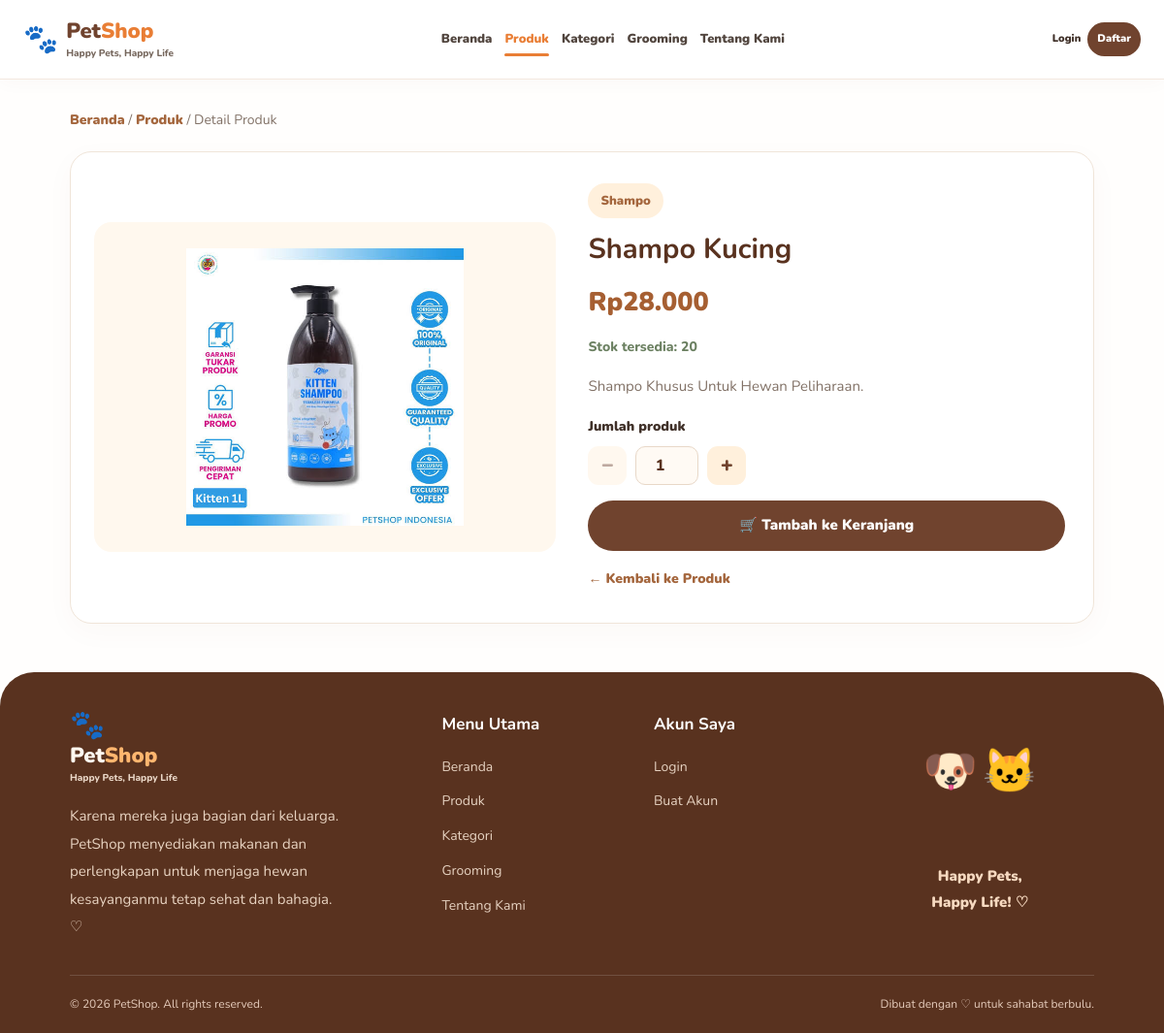
Page /detail.php?id=14 on the committed database.
### tables this page shows
CREATE TABLE `produk` (
  `id` int NOT NULL,
  `kategori_id` int NOT NULL,
  `nama_produk` varchar(150) NOT NULL,
  `deskripsi` text,
  `harga` decimal(12,2) NOT NULL,
  `stok` int NOT NULL DEFAULT '0',
  `gambar` varchar(255) DEFAULT NULL,
  `created_at` timestamp NULL DEFAULT CURRENT_TIMESTAMP
);

CREATE TABLE `kategori` (
  `id` int NOT NULL,
  `nama_kategori` varchar(100) NOT NULL
);

### detail.php (the view, shortened to what this page needs)
<?php
require_once 'config/koneksi.php';
function e($value) {
    return htmlspecialchars((string)($value ?? ''), ENT_QUOTES, 'UTF-8');
}
function rupiah($angka) {
    return 'Rp' . number_format((float)$angka, 0, ',', '.');
}
$id = filter_input(INPUT_GET, 'id', FILTER_VALIDATE_INT);
$namaPengguna = $_SESSION['nama'] ?? '';
$userId = (int)($_SESSION['user_id'] ?? 0);
$role = $_SESSION['role'] ?? '';
$isLogin = $userId > 0;
$isAdmin = $isLogin && $role === 'admin';
$data = null;
$tidakDitemukan = false;
$stmt = mysqli_prepare($koneksi, "
    SELECT p.*, k.nama_kategori
    FROM produk p
    LEFT JOIN kategori k ON p.kategori_id = k.id
    WHERE p.id = ?
    LIMIT 1
");
if ($stmt) {
    mysqli_stmt_bind_param($stmt, 'i', $id);
    mysqli_stmt_execute($stmt);
    $hasil = mysqli_stmt_get_result($stmt);
    $data = mysqli_fetch_assoc($hasil);
}
$gambar = '';
if (!$tidakDitemukan && !empty($data['gambar'])) {
    $gambarTersimpan = trim(
        str_replace('\\', '/', $data['gambar'])
    );
    if (preg_match('~^https?://~i', $gambarTersimpan)) {
        $gambar = $gambarTersimpan;
    } elseif (strpos($gambarTersimpan, 'assets/') === 0) {
        $gambar = $gambarTersimpan;
    } else {
        $gambar = 'assets/img/produk/' . basename($gambarTersimpan);
    }
}
?>
<!DOCTYPE html>
<html lang="id">
<head>
    <link rel="stylesheet" href="assets/css/style.css">
    <link rel="stylesheet" href="assets/css/detail.css">
</head>
<body>
<header class="navbar">
    <a href="index.php" class="brand">
        <span class="brand-paw">🐾</span>
        <span>
            <strong>Pet<span class="brand-orange">Shop</span></strong>
            <small>Happy Pets, Happy Life</small>
        </span>
    </a>
    <nav class="nav-menu" id="navMenu">
        <a href="index.php" class="nav-link">Beranda</a>
        <a href="produk.php" class="nav-link active">Produk</a>
        <a href="index.php#kategori" class="nav-link">Kategori</a>
        <a href="grooming.php" class="nav-link">Grooming</a>
        <a href="index.php#tentang" class="nav-link">Tentang Kami</a>
    </nav>
    <div class="nav-actions">
        <?php if ($isLogin): ?>
            <span class="welcome-user">
                Hai, <?= e($namaPengguna) ?>!
            </span>
            <?php if ($isAdmin): ?>
                <a href="admin/dashboard.php" class="btn-small">
                    Dashboard
                </a>
            <?php endif; ?>
            <a href="logout.php" class="btn-small">Logout</a>
        <?php else: ?>
            <a href="login.php" class="login-link">Login</a>
            <a href="register.php" class="btn-small">Daftar</a>
        <?php endif; ?>
    </div>
</header>
<main class="detail-page">
    <div class="breadcrumb">
        <a href="index.php">Beranda</a> /
        <a href="produk.php">Produk</a> /
        <span>Detail Produk</span>
    </div>
    <?php if ($tidakDitemukan): ?>
        <section class="detail-not-found">
            <span>🐾</span>
            <h1>Produk tidak ditemukan</h1>
            <p>
                Produk mungkin sudah dihapus atau tautannya tidak benar.
            </p>
            <a href="produk.php" class="detail-back">
                ← Kembali ke Produk
            </a>
        </section>
    <?php else: ?>
        <section class="detail-card">
            <div class="detail-picture">
                <?php if ($gambar !== ''): ?>
                    <img
                        src="<?= e($gambar) ?>"
                        alt="<?= e($data['nama_produk']) ?>"
                        onerror="this.style.display='none';this.nextElementSibling.style.display='flex';"
                    >
                <?php else: ?>
                    <div class="detail-placeholder">🐾</div>
                <?php endif; ?>
            </div>
            <div class="detail-info">
                <span class="detail-category">
                    <?= e($data['nama_kategori'] ?? 'Produk') ?>
                </span>
                <h1><?= e($data['nama_produk']) ?></h1>
                <div class="detail-price">
                    <?= rupiah($data['harga']) ?>
                </div>
                <div class="detail-stock">
                    Stok tersedia: <?= (int)$data['stok'] ?>
                </div>
                <div class="detail-description">
                    <?= !empty($data['deskripsi'])
                        ? nl2br(e($data['deskripsi']))
                        : 'Produk pilihan untuk kebutuhan hewan kesayanganmu.' ?>
                </div>
                <form method="POST">
                    <label class="quantity-label" for="jumlah">
                        Jumlah produk
                    </label>
                    <div class="quantity-control">
                        <button
                            type="button"
                            class="quantity-btn"
                            id="kurangJumlah"
                            aria-label="Kurangi jumlah"
                            <?= (int)$data['stok'] < 1 ? 'disabled' : '' ?>
                        >−</button>
                        <input
                            class="quantity-input"
                            type="number"
                            name="jumlah"
                            id="jumlah"
                            value="1"
                            min="1"
                            max="<?= (int)$data['stok'] ?>"
                            required
                            <?= (int)$data['stok'] < 1 ? 'disabled' : '' ?>
                        >
                        <button
                            type="button"
                            class="quantity-btn"
                            id="tambahJumlah"
                            aria-label="Tambah jumlah"
                            <?= (int)$data['stok'] < 1 ? 'disabled' : '' ?>
                        >+</button>
                    </div>
                    <button
                        type="submit"
                        name="tambah_keranjang"
                        class="detail-submit"
                        <?= (int)$data['stok'] < 1 ? 'disabled' : '' ?>
                    >
                        <?= (int)$data['stok'] < 1
                            ? 'Stok Habis'
                            : '🛒 Tambah ke Keranjang' ?>
                    </button>
                </form>
                <a href="produk.php" class="detail-back">
                    ← Kembali ke Produk
                </a>
            </div>
        </section>
    <?php endif; ?>
</main>
<footer class="footer">
    <div class="footer-main">
        <div class="footer-brand">
            <a href="index.php" class="brand footer-logo">
                <span class="brand-paw">🐾</span>
                <span>
                    <strong>Pet<span class="brand-orange">Shop</span></strong>
                    <small>Happy Pets, Happy Life</small>
                </span>
            </a>
            <p>
                Karena mereka juga bagian dari keluarga.
                PetShop menyediakan makanan dan perlengkapan untuk
                menjaga hewan kesayanganmu tetap sehat dan bahagia. ♡
            </p>
        </div>
        <div class="footer-column">
            <h3>Menu Utama</h3>
            <a href="index.php">Beranda</a>
            <a href="produk.php">Produk</a>
            <a href="index.php#kategori">Kategori</a>
            <a href="grooming.php">Grooming</a>
            <a href="index.php#tentang">Tentang Kami</a>
        </div>
        <div class="footer-column">
            <h3>Akun Saya</h3>
            <?php if ($isLogin): ?>
                <a href="logout.php">Logout</a>
            <?php else: ?>
                <a href="login.php">Login</a>
                <a href="register.php">Buat Akun</a>
            <?php endif; ?>
        </div>
        <div class="footer-illustration">
            <span>🐶</span>
            <span>🐱</span>
            <p>
                Happy Pets,<br>
                Happy Life! ♡
            </p>
        </div>
    </div>
    <div class="footer-bottom">
        <span>
            © <?= date('Y') ?> PetShop. All rights reserved.
        </span>
        <span>
            Dibuat dengan ♡ untuk sahabat berbulu.
        </span>
    </div>
</footer>
</body>
</html>

### assets/css/detail.css (style rules this page uses)
.detail-page { min-height: 65vh; padding: 30px 6% 50px; font-family: 'Nunito', sans-serif; }
.breadcrumb { margin-bottom: 20px; color: #827267; font-size: 14px; }
.breadcrumb a, .detail-back { color: #a4663d; font-weight: 900; }
.detail-card { display: grid; grid-template-columns: minmax(0, 0.95fr) minmax(0, 1fr); align-items: center; gap: 28px; max-width: 1080px; margin: 0 auto; padding: 24px; background: #fff; border: 1px solid #f0e5d9; border-radius: 22px; box-shadow: 0 8px 30px #70432e08; }
.detail-picture { width: 100%; height: 340px; display: flex; align-items: center; justify-content: center; overflow: hidden; background: #fff8ee; border-radius: 18px; }
.detail-picture img { width: 90%; height: 90%; padding: 10px; box-sizing: border-box; object-fit: contain; }
.detail-info { min-width: 0; padding: 8px 5px; }
.detail-category { display: inline-block; padding: 7px 13px; background: #fff0dc; color: #a4663d; border-radius: 25px; font-size: 13px; font-weight: 900; }
.detail-info h1 { margin: 13px 0; color: #59321f; font-size: 29px; line-height: 1.3; overflow-wrap: anywhere; }
.detail-price { margin: 12px 0; color: #a65f32; font-size: 27px; font-weight: 900; }
.detail-stock { margin-bottom: 14px; color: #6b8061; font-size: 14px; font-weight: 800; }
.detail-description { margin: 15px 0; color: #827267; font-size: 15px; line-height: 1.8; overflow-wrap: anywhere; }
.quantity-label { display: block; margin: 16px 0 8px; font-size: 14px; font-weight: 900; }
.quantity-control { display: flex; align-items: center; gap: 9px; margin-top: 8px; }
.quantity-input { width: 65px; height: 40px; padding: 7px; box-sizing: border-box; border: 1px solid #e8d8c8; border-radius: 10px; background: #fffaf4; color: #59321f; font: inherit; font-weight: 800; text-align: center; }
.quantity-btn { width: 40px; height: 40px; display: flex; align-items: center; justify-content: center; border: none; border-radius: 11px; background: #fff0dc; color: #70432e; font-size: 22px; font-weight: 900; cursor: pointer; transition: background 0.2s, color 0.2s; }
.quantity-btn:disabled { opacity: 0.45; cursor: not-allowed; }
.detail-submit { display: block; width: 100%; margin-top: 16px; padding: 13px 15px; box-sizing: border-box; border: none; border-radius: 30px; background: #70432e; color: white; font: inherit; font-size: 15px; font-weight: 900; text-align: center; text-decoration: none; cursor: pointer; transition: background 0.2s; }
.detail-back { display: inline-block; margin-top: 17px; font-size: 14px; text-decoration: none; }

### rows in the picture
produk: gambar (picture), kategori.nama_kategori "Shampo", nama_produk "Shampo Kucing", harga "Rp28.000", stok "20", deskripsi "Shampo Khusus Untuk Hewan Peliharaan.", jumlah "1"
